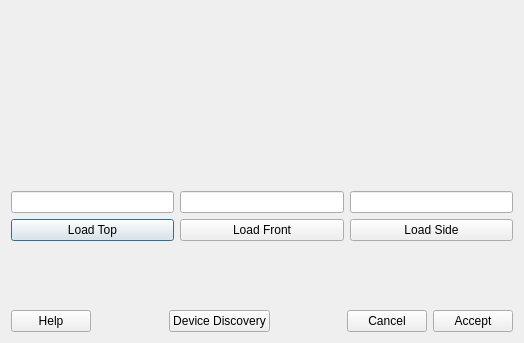
<?xml version="1.0" encoding="UTF-8"?>
<ui version="4.0">
 <class>cameraSetup</class>
 <widget class="QDialog" name="cameraSetup">
  <property name="geometry">
   <rect>
    <x>0</x>
    <y>0</y>
    <width>524</width>
    <height>343</height>
   </rect>
  </property>
  <property name="windowTitle">
   <string>Dialog</string>
  </property>
  <layout class="QVBoxLayout" name="verticalLayout_2">
   <item>
    <layout class="QVBoxLayout" name="verticalLayout">
     <item>
      <layout class="QHBoxLayout" name="horizontalLayout">
       <item>
        <widget class="QLabel" name="label_2">
         <property name="minimumSize">
          <size>
           <width>0</width>
           <height>174</height>
          </size>
         </property>
         <property name="text">
          <string/>
         </property>
        </widget>
       </item>
       <item>
        <widget class="QLabel" name="label_3">
         <property name="text">
          <string/>
         </property>
        </widget>
       </item>
       <item>
        <widget class="QLabel" name="label">
         <property name="text">
          <string/>
         </property>
        </widget>
       </item>
      </layout>
     </item>
     <item>
      <layout class="QHBoxLayout" name="horizontalLayout_3">
       <item>
        <widget class="QLineEdit" name="lineEdit_3"/>
       </item>
       <item>
        <widget class="QLineEdit" name="lineEdit_2"/>
       </item>
       <item>
        <widget class="QLineEdit" name="lineEdit"/>
       </item>
      </layout>
     </item>
     <item>
      <layout class="QHBoxLayout" name="horizontalLayout_2">
       <item>
        <widget class="QPushButton" name="pushButton_3">
         <property name="text">
          <string>Load Top</string>
         </property>
        </widget>
       </item>
       <item>
        <widget class="QPushButton" name="pushButton_2">
         <property name="text">
          <string>Load Front</string>
         </property>
        </widget>
       </item>
       <item>
        <widget class="QPushButton" name="pushButton">
         <property name="text">
          <string>Load Side</string>
         </property>
        </widget>
       </item>
      </layout>
     </item>
    </layout>
   </item>
   <item>
    <spacer name="verticalSpacer">
     <property name="orientation">
      <enum>Qt::Vertical</enum>
     </property>
     <property name="sizeHint" stdset="0">
      <size>
       <width>20</width>
       <height>40</height>
      </size>
     </property>
    </spacer>
   </item>
   <item>
    <layout class="QHBoxLayout" name="horizontalLayout_4">
     <item>
      <widget class="QPushButton" name="pushButton_7">
       <property name="text">
        <string>Help</string>
       </property>
      </widget>
     </item>
     <item>
      <spacer name="horizontalSpacer">
       <property name="orientation">
        <enum>Qt::Horizontal</enum>
       </property>
       <property name="sizeHint" stdset="0">
        <size>
         <width>40</width>
         <height>20</height>
        </size>
       </property>
      </spacer>
     </item>
     <item>
      <widget class="QPushButton" name="pushButton_4">
       <property name="text">
        <string>Device Discovery</string>
       </property>
      </widget>
     </item>
     <item>
      <spacer name="horizontalSpacer_2">
       <property name="orientation">
        <enum>Qt::Horizontal</enum>
       </property>
       <property name="sizeHint" stdset="0">
        <size>
         <width>40</width>
         <height>20</height>
        </size>
       </property>
      </spacer>
     </item>
     <item>
      <widget class="QPushButton" name="pushButton_6">
       <property name="text">
        <string>Cancel</string>
       </property>
      </widget>
     </item>
     <item>
      <widget class="QPushButton" name="pushButton_5">
       <property name="text">
        <string>Accept</string>
       </property>
      </widget>
     </item>
    </layout>
   </item>
  </layout>
 </widget>
 <resources/>
 <connections/>
</ui>
